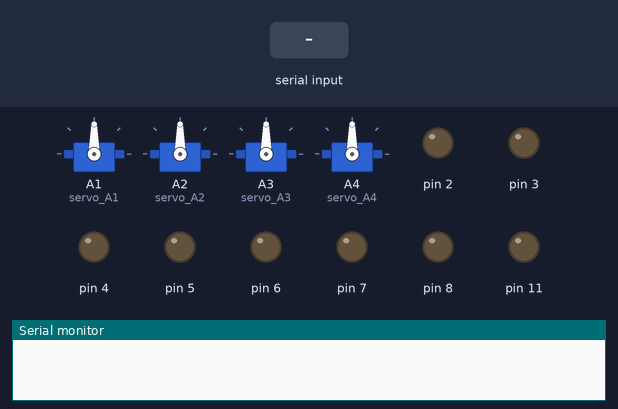
A sketch run on a simulated Arduino Uno, built with avr-gcc and run on an emulated ATmega328P. Shown: 4 × servo, output pins drawn as LEDs (lit = HIGH), the last lines printed to the serial monitor. The test bench sets the inputs (shaded band).

Above: at 3.2 s.
3.3 s: "7" received over the second serial link
At 4.8 s:
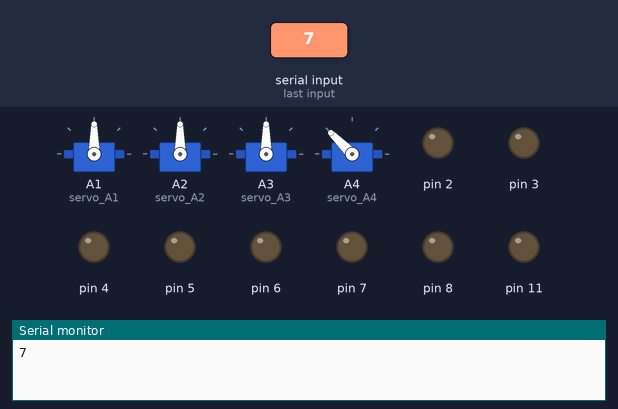
5.2 s: "a" received over the second serial link
At 6.5 s:
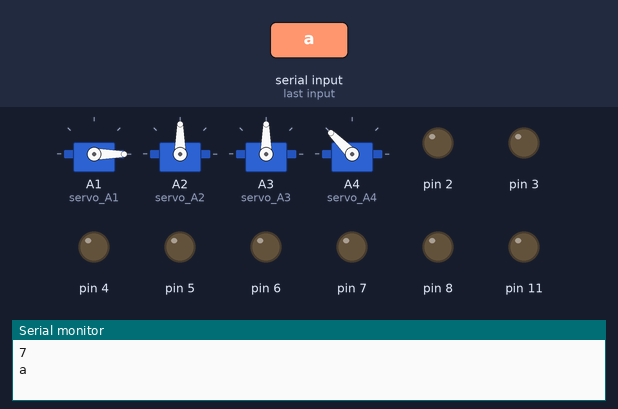
7.6 s: "2" received over the second serial link
At 8.6 s:
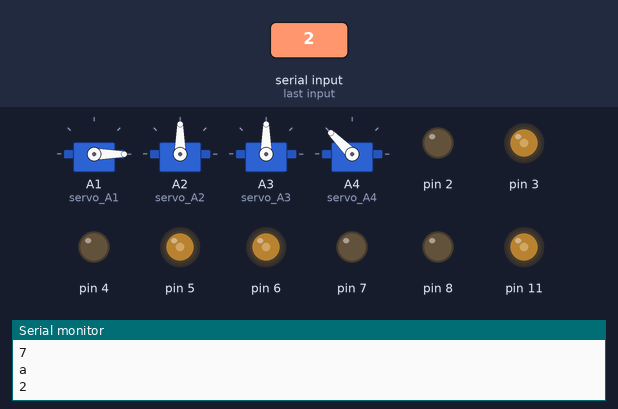
9.1 s: "8" received over the second serial link
At 9.7 s:
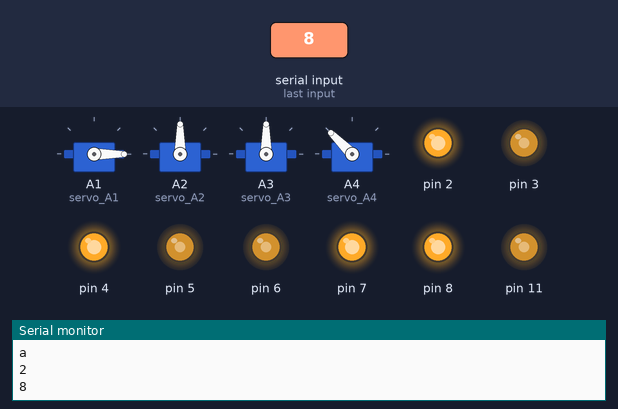
10.6 s: "4" received over the second serial link
At 10.9 s:
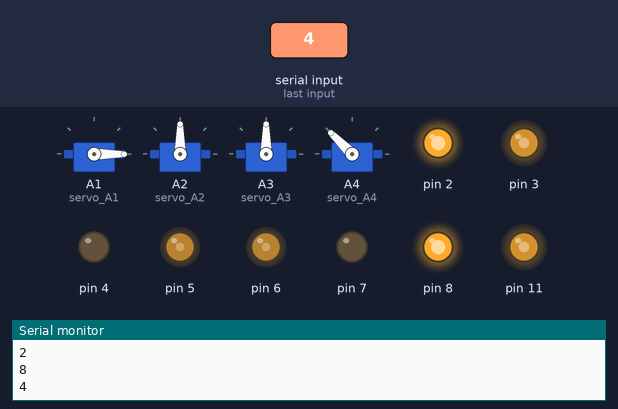
12.1 s: "6" received over the second serial link
At 13.2 s:
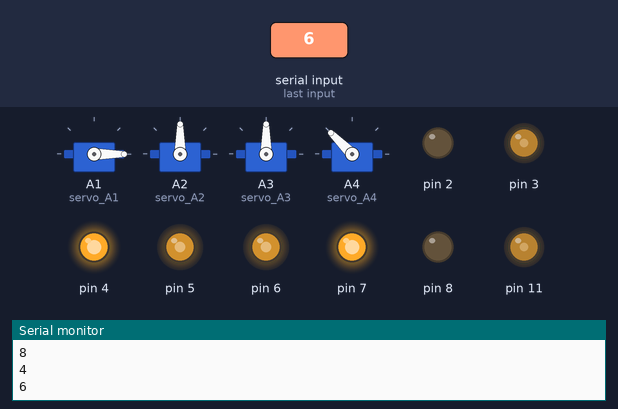
Timing chart, 0 to 14.6 s (numbered marks = the images above; inputs shaded):
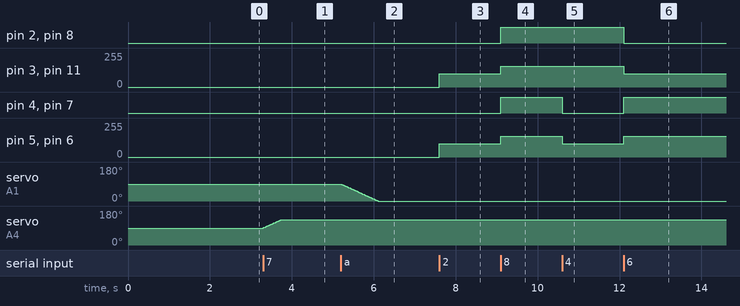

The sketch:

mecanum_factory.ino
```cpp
//此程序可以实现小车运行和机械臂运行，另外可以通过软串口收到数据控制小车
#include <Servo.h>
#include <SoftwareSerial.h>

volatile int Speed;  //定义车速
volatile int degree_A1;
volatile int degree_A2;
volatile int degree_A3;
volatile int degree_A4;  //四个舵机的角度变
Servo servo_A1;
Servo servo_A2;
Servo servo_A3;
Servo servo_A4;  //定义四个舵机
volatile char data;    //申明变量，串口收到的数据
SoftwareSerial mySerial(13,12);  //软串口

void uart() {                     //串口数据控制小车函数
  if (mySerial.available()) {
    data = mySerial.read();
    Serial.println(data);
  }             //如果串口获得数据
  if (data == '2') {
    forward();
  } else if (data == '5') {
    Stop();
  } else if (data == '8') {
    back();
  } else if (data == '4') {
    left_pingyi();
  } else if (data == '6') {
    right_pingyi();
  } else if (data == '1') {
    left();
  } else if (data == '3') {
    right();
  } else if (data == '7') {
    if (degree_A4 < 135) {     //控制舵机较为缓慢的运行
      degree_A4 = degree_A4 + 1;
      servo_A4.write(degree_A4);
      delay(10);

    }
  } else if (data == '9') {
    if (degree_A4 > 45) {
      degree_A4 = degree_A4 - 1;
      servo_A4.write(degree_A4);
      delay(10);

    }
  } else if (data == 'a') {
    if (degree_A1 > 0) {
      degree_A1 = degree_A1 - 1;
      servo_A1.write(degree_A1);
      delay(10);

    }
  } else if (data == 'b') {
    if (degree_A1 < 180) {
      degree_A1 = degree_A1 + 1;
      servo_A1.write(degree_A1);
      delay(10);

    }
  } else if (data == 'c') {
    if (degree_A2 > 0) {
      degree_A2 = degree_A2 - 1;
      servo_A2.write(degree_A2);
      delay(10);

    }
  } else if (data == 'd') {
    if (degree_A2 < 180) {
      degree_A2 = degree_A2 + 1;
      servo_A2.write(degree_A2);
      delay(10);

    }
  } else if (data == 'e') {
    if (degree_A3 > 0) {
      degree_A3 = degree_A3 - 1;
      servo_A3.write(degree_A3);
      delay(10);

    }
  } else if (data == 'f') {
    if (degree_A3 < 180) {
      degree_A3 = degree_A3 + 1;
      servo_A3.write(degree_A3);
      delay(10);
    }
  }
}
//以上串口数据指令为购买本店摄像头和蓝牙，默认发送过来的数据，如果需要使用其他上位机设备，可自行定义data=='值'

void setMotor8833(int speedpin, int dirpin, int speed) {  //电机驱动函数
  if (speed == 0) {
    digitalWrite(dirpin, LOW);
    analogWrite(speedpin, 0);
  } else if (speed > 0) {
    digitalWrite(dirpin, LOW);
    analogWrite(speedpin, speed);
  } else {
    digitalWrite(dirpin, HIGH);
    analogWrite(speedpin, 255 + speed);
  }
}

void forward() {                        //本店4个电机板载引脚为 2 3     4 5     6 7     8 11
  setMotor8833(3, 2, Speed);
  setMotor8833(5, 4, Speed);
  setMotor8833(6, 7, Speed);
  setMotor8833(11, 8, Speed);
}

void left() {
  setMotor8833(3, 2, -1 * Speed);
  setMotor8833(5, 4, Speed);
  setMotor8833(6, 7, -1 * Speed);
  setMotor8833(11, 8, Speed);
}

void back() {
  setMotor8833(3, 2, -1 * Speed);
  setMotor8833(5, 4, -1 * Speed);
  setMotor8833(6, 7, -1 * Speed);
  setMotor8833(11, 8, -1 * Speed);
}

void right() {
  setMotor8833(3, 2, Speed);
  setMotor8833(5, 4, -1 * Speed);
  setMotor8833(6, 7, Speed);
  setMotor8833(11, 8, -1 * Speed);
}

void left_pingyi() {
  setMotor8833(3, 2, -1 * Speed);
  setMotor8833(5, 4, Speed);
  setMotor8833(6, 7, Speed);
  setMotor8833(11, 8, -1 * Speed);
}

void Stop() {
  setMotor8833(3, 2, 0);
  setMotor8833(5, 4, 0);
  setMotor8833(6, 7, 0);
  setMotor8833(11, 8, 0);
}

void right_pingyi() {
  setMotor8833(3, 2, Speed);
  setMotor8833(5, 4, -1 * Speed);
  setMotor8833(6, 7, -1 * Speed);
  setMotor8833(11, 8, Speed);
}

void go_test() {
  forward();
  delay(1000);
  back();
  delay(1000);
  left_pingyi();
  delay(1000);
  right_pingyi();
  delay(1000);
  left();
  delay(1000);
  right();
  delay(1000);
}

void setup(){
  Speed = 100;
  degree_A1 = 90;
  degree_A2 = 90;
  degree_A3 = 90;
  degree_A4 = 90;
  servo_A1.attach(A1);
  servo_A2.attach(A2);
  servo_A3.attach(A3);
  servo_A4.attach(A4);
  Stop();
  servo_A1.write(degree_A1);
  delay(0);
  servo_A2.write(degree_A2);
  delay(0);
  servo_A3.write(degree_A3);
  delay(0);
  servo_A4.write(degree_A4);
  delay(0);
  delay(2000);
  data = 0;
  mySerial.begin(9600);
  Serial.begin(9600);
  pinMode(3, OUTPUT);
  pinMode(2, OUTPUT);
  digitalWrite(3, LOW);
  digitalWrite(2, LOW);
  pinMode(5, OUTPUT);
  pinMode(4, OUTPUT);
  digitalWrite(5, LOW);
  digitalWrite(4, LOW);
  pinMode(6, OUTPUT);
  pinMode(7, OUTPUT);
  digitalWrite(6, LOW);
  digitalWrite(7, LOW);
  pinMode(11, OUTPUT);
  pinMode(8, OUTPUT);
  digitalWrite(11, LOW);
  digitalWrite(8, LOW);
}

void loop(){
  uart();
  //go_test();
}
```

Measured:
- after the input at 3.3 s, servo on A4 (servo_A4): moves from 90° to 135° over 0.44 s, starting at once
- after the input at 5.2 s, servo on A1 (servo_A1): moves from 90° to 0° over 0.91 s, starting at once
- after the input at 7.6 s, pin 3, pin 5, pin 6, pin 11: 0/255 → 100/255 at once
- after the input at 9.1 s, pin 2, pin 4, pin 7, pin 8: LOW → HIGH at once; pin 3, pin 5, pin 6, pin 11: 100/255 → 155/255 at once
- after the input at 10.6 s, pin 4, pin 7: HIGH → LOW at once; pin 5, pin 6: 155/255 → 100/255 at once
- after the input at 12.1 s, pin 2, pin 8: HIGH → LOW at once; pin 3, pin 11: 155/255 → 100/255 at once; pin 4, pin 7: LOW → HIGH at once; pin 5, pin 6: 100/255 → 155/255 at once
